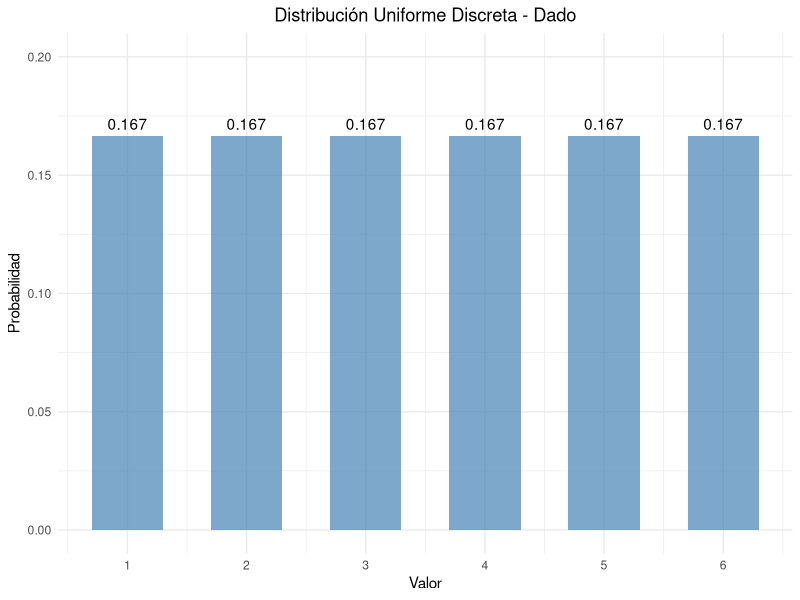
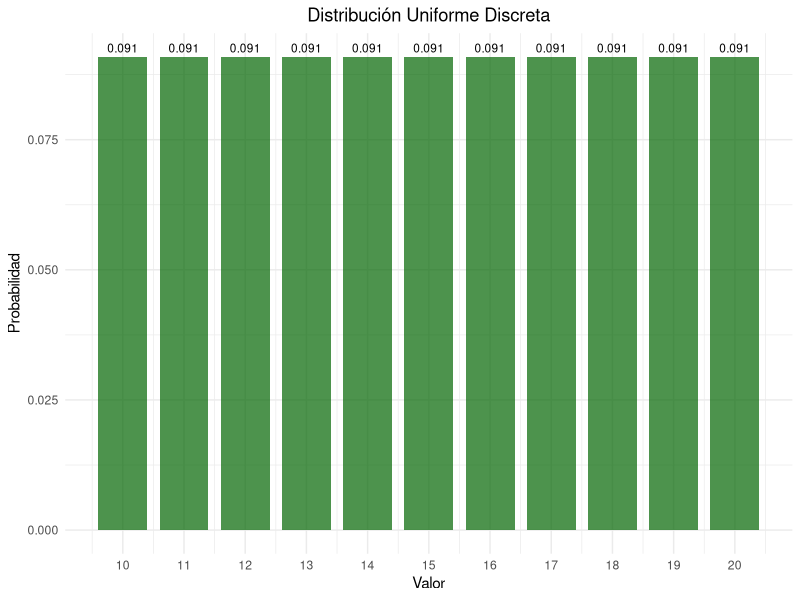
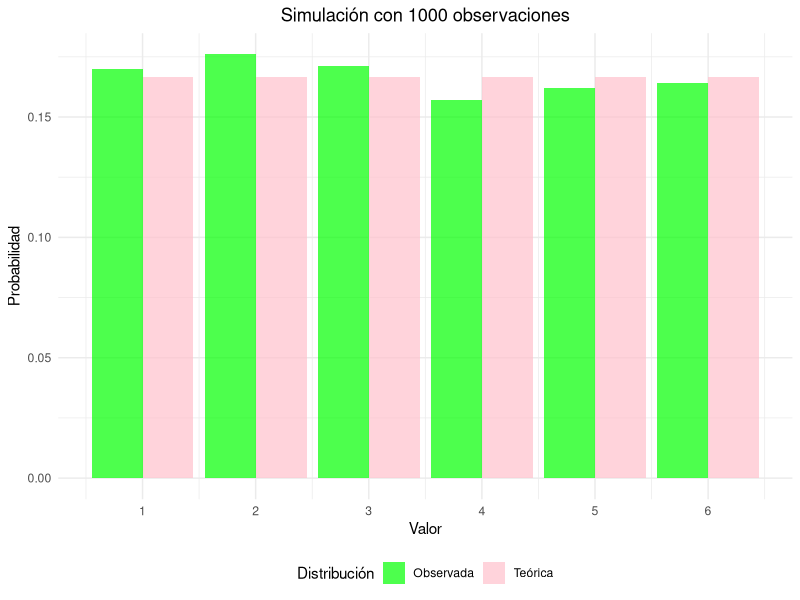

These charts were generated, in order, by the following R code: (Note: this script raises an error after producing the figures.)
## ---- chunk 1
#| label: setup
#| include: false
library(tidyverse)
library(kableExtra)
library(gridExtra)
library(knitr)
## ---- chunk 2
#| code-fold: true
#| label: dado-ejemplo

# Parámetros del dado
x_1 <- 1
x_6 <- 6
valores <- x_1:x_6
probabilidades <- rep(1/length(valores), length(valores))

# Crear data frame
dado_data <- data.frame(
  Valor = valores,
  Probabilidad = probabilidades
)

# Mostrar tabla
kable(dado_data, 
      caption = "Distribución de probabilidad de un dado",
      align = "cc") %>%
  kable_styling(bootstrap_options = "striped")
## ---- chunk 3
#| code-fold: true
#| label: parametros-dado
# Media
media <- sum(dado_data$Valor)/length(dado_data$Valor)
cat("Media:", media, "\n")

# Varianza
varianza <- sum((dado_data$Valor- media)^2)/length(dado_data$Valor)
cat("Varianza:", varianza, "\n")

# Desviación estándar
desv_std <- sqrt(varianza)
cat("Desviación estándar:", round(desv_std, 4), "\n")
## ---- chunk 4
#| code-fold: true
#| label: grafico-dado
#| fig-cap: "Función de probabilidad de un dado"

ggplot(dado_data, aes(x = Valor, y = Probabilidad)) +
  geom_col(fill = "steelblue", alpha = 0.7, width = 0.6) +
  geom_text(aes(label = round(Probabilidad, 3)), vjust = -0.5) +
  scale_x_continuous(breaks = valores) +
  scale_y_continuous(limits = c(0, 0.20)) +
  labs(title = "Distribución Uniforme Discreta - Dado",
       x = "Valor",
       y = "Probabilidad") +
  theme_minimal() +
  theme(plot.title = element_text(hjust = 0.5),
        plot.subtitle = element_text(hjust = 0.5))
## ---- chunk 5
#| code-fold: true
#| label: ejemplo-numeros

x2_1 <- 10
x2_n <- 20
valores2 <- x2_1:x2_n
probabilidades2 <- rep(1/(length(valores2)), length(valores2))

# Data_frame
data2 <- data.frame(
  Valor = valores2,
  Probabilidad = probabilidades2
)

# Parámetros estadísticos
media2 <- mean(data2$Valor)
varianza2 <- sum((data2$Valor - media2)^2)/length(data2$Valor)
desv_std2 <- sqrt(varianza2)

cat("Media:", media2, "\n")
cat("Varianza:", round(varianza2, 4), "\n")
cat("Desviación estándar:", round(desv_std2, 4), "\n")
## ---- chunk 6
#| label: grafico-numeros
#| fig-cap: "Distribución uniforme discreta entre 10 y 20"


ggplot(data2, aes(x = Valor, y = Probabilidad)) +
  geom_col(fill = "darkgreen", alpha = 0.7, width = 0.8) +
  geom_text(aes(label = round(Probabilidad, 3)), 
            vjust = -0.5, size = 3) +
  scale_x_continuous(breaks = seq(10, 20, 1)) +
  labs(title = "Distribución Uniforme Discreta",
       x = "Valor",
       y = "Probabilidad") +
  theme_minimal() +
  theme(plot.title = element_text(hjust = 0.5),
        plot.subtitle = element_text(hjust = 0.5))
## ---- chunk 7
# Generar 1000 números aleatorios
set.seed(123)
n_sim <- 1000
muestra <- sample(1:6, n_sim, replace = TRUE)

# Frecuencias observadas
freq_obs <- table(muestra)
freq_rel <- prop.table(freq_obs)

# Comparar con probabilidades teóricas
comparacion <- data.frame(
  Valor = as.integer(names(freq_obs)),
  Prob_Teorica = rep(1/6, 6),
  Freq_Observada = as.numeric(freq_rel)
)
# Mostrar tabla con estilo
library(knitr)
library(kableExtra)

kable(comparacion, 
      caption = "Comparación entre probabilidades teóricas y observadas",
      col.names = c("Valor", "Prob. Teórica", "Freq. Observada"),
      digits = 4) %>% 
  kable_styling(bootstrap_options = "striped", full_width = FALSE)

## ---- chunk 8
#| code-fold: true
#| label: grafico-simulacion
#| fig-width: 8
#| fig-height: 6
#| fig-align: "center"
#| fig-cap: "Comparación entre distribución teórica y simulada"


# Preparar datos para el gráfico
comp_long <- comparacion |> 
  pivot_longer(cols = c(Prob_Teorica, Freq_Observada),
               names_to = "Tipo",
               values_to = "Probabilidad") %>%
  mutate(Tipo = case_when(
    Tipo == "Prob_Teorica" ~ "Teórica",
    Tipo == "Freq_Observada" ~ "Observada"
  ))

ggplot(comp_long, aes(x = Valor, y = Probabilidad, fill = Tipo)) +
  geom_col(position = "dodge", alpha = 0.7) +
  scale_x_continuous(breaks = 1:6) +
  scale_fill_manual(values = c("Teórica" = "pink", "Observada" = "green")) +
  labs(title = paste("Simulación con", n_sim, "observaciones"),
       x = "Valor",
       y = "Probabilidad",
       fill = "Distribución") +
  theme_minimal() +
  theme(plot.title = element_text(hjust = 0.5),
        legend.position = "bottom")
## ---- chunk 9
#| code-fold: true
#| label: limite-central
#| fig-width: 8
#| fig-height: 6
#| fig-align: "center"
#| fig-cap: "Demostración del Teorema del Límite Central"
# Simular medias muestrales
set.seed(456)
n_muestras <- 1000
tamaño_muestra <- 30

medias_muestrales <- replicate(n_muestras, {
  muestra <- runif_disc(tamaño_muestra, 1, 6)
  mean(muestra)
})

# Crear histograma
hist_data <- data.frame(Medias = medias_muestrales)

ggplot(hist_data) +
  geom_histogram(aes(x=Medias, after_stat(density)), bins = 30, 
                 fill = "lightblue", alpha = 0.7, color = "black") +
  geom_density(aes(x = Medias), color = "red", linewidth = 1) +
  geom_vline(xintercept = mean(medias_muestrales), 
             color = "blue", linetype = "dashed", linewidth = 1) +
  labs(title = "Distribución de Medias Muestrales",
       subtitle = paste("n =", n_muestras, "muestras de Uniforme(1,6) cada una de tamaño"),
       x = "Media Muestral",
       y = "Densidad") +
  theme_minimal() +
  theme(plot.title = element_text(hjust = 0.5),
        plot.subtitle = element_text(hjust = 0.5))

# Estadísticas
cat("Media teórica:", (1+6)/2, "\n")
cat("Media observada:", round(mean(medias_muestrales), 4), "\n")
cat("Varianza teórica de la media:", round(((6-1+1)^2-1)/12/tamaño_muestra, 4), "\n")
cat("Varianza observada de la media:", round(var(medias_muestrales), 4), "\n")
## ---- chunk 10
#| code-fold: true
#| label: simulacion_bolas_1_8

# Función para generar números de distribución uniforme discreta
runif_disc <- function(n, a, b) {
  sample(a:b, n, replace = TRUE)
}

# Simular 1000 extracciones de bolas numeradas del 1 al 8
set.seed(278)
n_sim <- 1000
muestra <- runif_disc(n_sim, 1, 8)

# Frecuencia de números pares
es_par <- muestra %% 2 == 0
prob_empirica_par <- mean(es_par)

# Probabilidad teórica
pares <- 1:8 %% 2 == 0
prob_teorica_par <- sum(pares) / length(1:8)

# Mostrar resultados
cat("Probabilidad teórica de obtener número par:", round(prob_teorica_par, 4), "\n")
cat("Probabilidad empírica (simulada):", round(prob_empirica_par, 4), "\n")


## ---- chunk 11
library(ggplot2)

# Frecuencias relativas por número
freq_rel <- prop.table(table(muestra))
df <- data.frame(
  Numero = as.numeric(names(freq_rel)),
  Probabilidad = as.numeric(freq_rel),
  Par = as.numeric(names(freq_rel)) %% 2 == 0
)

# Graficar distribución observada
ggplot(df, aes(x = factor(Numero), y = Probabilidad, fill = Par)) +
  geom_bar(stat = "identity", alpha = 0.7) +
  scale_fill_manual(values = c("gray70", "steelblue"), labels = c("Impar", "Par")) +
  labs(title = "Distribución Observada - Extracción de Bola (1 al 8)",
       subtitle = "Simulación de 1000 extracciones",
       x = "Número de Bola",
       y = "Probabilidad",
       fill = "Tipo de Número") +
  theme_minimal()

## ---- chunk 12
#| code-fold: true
#| label: simulacion_uniforme_5_15

# Función para generar números de distribución uniforme discreta
runif_disc <- function(n, a, b) {
  sample(a:b, n, replace = TRUE)
}

# Simular 1000 valores entre 5 y 15
set.seed(278)
n_sim <- 1000
muestra <- runif_disc(n_sim, 5, 15)

# Frecuencias observadas
freq_obs <- table(muestra)
freq_rel <- prop.table(freq_obs)

# Media y varianza empírica
media_emp <- mean(muestra)
varianza_emp <- var(muestra)

# Probabilidad teórica
valores <- as.numeric(names(freq_obs))
prob_teorica <- rep(1/length(valores), length(valores))

# Comparación en tabla
comparacion <- data.frame(
  Valor = valores,
  Prob_Teorica = prob_teorica,
  Freq_Observada = as.numeric(freq_rel)
)

# Mostrar tabla
library(knitr)
library(kableExtra)

kable(comparacion,
      caption = "Comparación entre probabilidades teóricas y observadas (Uniforme discreta 5–15)",
      col.names = c("Valor", "Prob. Teórica", "Freq. Observada"),
      digits = 4) |>
  kable_styling(bootstrap_options = "striped")

# Mostrar media y varianza empírica
cat("Media empírica:", round(media_emp, 4), "\n")
cat("Varianza empírica:", round(varianza_emp, 4), "\n")


## ---- chunk 13
library(ggplot2)

ggplot(comparacion, aes(x = factor(Valor))) +
  geom_bar(aes(y = Freq_Observada), stat = "identity", fill = "steelblue", alpha = 0.7) +
  geom_point(aes(y = Prob_Teorica), color = "red", size = 3) +
  labs(title = "Distribución Uniforme Discreta: Teórica vs Observada",
       subtitle = "Simulación de 1000 valores entre 5 y 15",
       x = "Valor",
       y = "Probabilidad") +
  theme_minimal()


## ---- chunk 14
#| code-fold: true
#| label: simulacion
# Función para generar números de distribución uniforme discreta
runif_disc <- function(n, a, b) {
  sample(a:b, n, replace = TRUE)
}

# Generar 1000 números aleatorios
set.seed(278)
n_sim <-  500
muestra <- runif_disc(n_sim, 0, 4)

# Frecuencias observadas
freq_obs <- table(muestra)
freq_rel <- prop.table(freq_obs)

# Comparar con probabilidades teóricas
comparacion <- data.frame(
  Valor = 1:5,
  Prob_Teorica = rep(1/5, 5),
  Freq_Observada = as.numeric(freq_rel)
)

kable(comparacion, 
      caption = "Comparación entre probabilidades teóricas y observadas",
      col.names = c("Valor", "Prob. Teórica", "Freq. Observada"),
      digits = 4) |> 
  kable_styling(bootstrap_options = "striped")
## ---- chunk 15
#| code-fold: true
#| label: grafico-simulacion_ejercicio
#| fig-width: 8
#| fig-height: 6
#| fig-align: "center"
#| fig-cap: "Comparación entre distribución teórica y simulada"


# Preparar datos para el gráfico
comp_long <- comparacion |> 
  pivot_longer(cols = c(Prob_Teorica, Freq_Observada),
               names_to = "Tipo",
               values_to = "Probabilidad") %>%
  mutate(Tipo = case_when(
    Tipo == "Prob_Teorica" ~ "Teórica",
    Tipo == "Freq_Observada" ~ "Observada"
  ))

ggplot(comp_long, aes(x = Valor, y = Probabilidad, fill = Tipo)) +
  geom_col(position = "dodge", alpha = 0.7) +
  scale_x_continuous(breaks = 1:4) +
  scale_fill_manual(values = c("Teórica" = "#78792534", "Observada" = "#778998")) +
  labs(title = paste("Simulación con", n_sim, "observaciones"),
       x = "Valor",
       y = "Probabilidad",
       fill = "Distribución") +
  theme_minimal() +
  theme(plot.title = element_text(hjust = 0.5),
        legend.position = "bottom")
